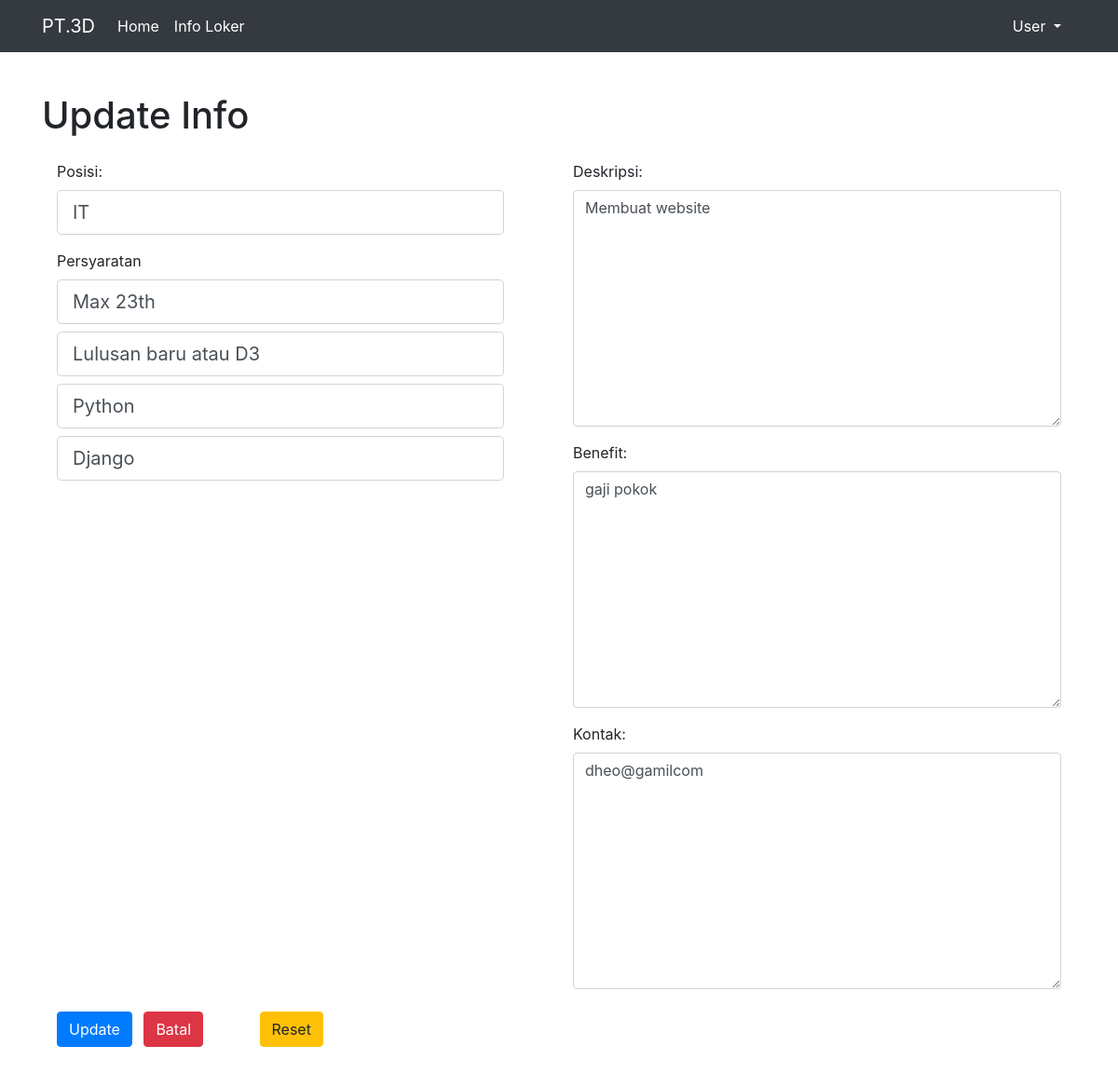
The app's page /user/updateinfo/1 with its own data.
### user/models.py (models this page shows, shortened)
class InfoModel(models.Model): # untuk info loker (admin)
    posisi      = models.CharField(max_length=50)
    syarat1     = models.CharField(max_length=100)
    syarat2     = models.CharField(max_length=100)
    syarat3     = models.CharField(max_length=100)
    syarat4     = models.CharField(max_length=100)
    deskripsi   = models.TextField()
    benefit     = models.TextField()
    kontak      = models.TextField()
    publish     = models.DateTimeField(auto_now_add=True)
    slug        = models.SlugField(blank=True, editable=False)

### user/views.py (the view)
# urls.py: re_path('updateinfo/(?P<pk>\d+)', UpdateInfo.as_view(), name='Update'),
class UpdateInfo(UpdateView):
    model = InfoModel
    form_class = FormInfo
    template_name = 'admin/update_info_loker.html'

### user/templates/admin/update_info_loker.html (shortened to what this page needs)
{% extends 'base.html' %}
{% block content %}
    <h1>Update Info</h1>
    <div class="container p-3 mb-5">
        <form method="POST" class="padding-25">
            <div class="row">
                <div class="col">
                    <div class="form-group">
                        <label for="{{form.posisi.id_for_label}}">{{form.posisi.label}}:</label>
                        <input value="{{form.posisi.value}}" type="text" class="form-control form-control-lg col-11" name="{{form.posisi.name}}" maxlength="{{form.posisi.max}}" placeholder="Posisi" required id={{form.posisi.id_for_label}}>
                      </div>
                      <div class="form-group">
                        <label for="{{form.persyaratan.id_for_label}}">Persyaratan</label>
                        <input value="{{form.syarat1.value}}" type="text" class="form-control form-control-lg col-11 mb-2" name="{{form.syarat1.name}}" maxlength="{{form.syarat1.max}}" placeholder="Usia" required id={{form.syarat1.id_for_label}}>
                        <input value="{{form.syarat2.value}}" type="text" class="form-control form-control-lg col-11 mb-2" name="{{form.syarat2.name}}" maxlength="{{form.syarat2.max}}" placeholder="Pendidikan" required id={{form.syarat2.id_for_label}}>
                        <input value="{{form.syarat3.value}}" type="text" class="form-control form-control-lg col-11 mb-2" name="{{form.syarat3.name}}" maxlength="{{form.syarat3.max}}" placeholder="Kualifikasi Khusus" required id={{form.syarat3.id_for_label}}>
                        <input value="{{form.syarat4.value}}" type="text" class="form-control form-control-lg col-11 mb-2" name="{{form.syarat4.name}}" maxlength="{{form.syarat4.max}}" placeholder="Kualifikasi Khusus" required id={{form.syarat4.id_for_label}}>
                      </div>
                </div>
                <div class="col">
                    <div class="form-group">
                        <label for="{{form.deskripsi.id_for_label}}">{{form.deskripsi.label}}:</label>
                        <textarea name="{{form.deskripsi.name}}" required id="{{form.deskripsi.id_for_label}}" rows="10" class="form-control">{{form.deskripsi.value}}</textarea>
                    </div>
                    <div class="form-group">
                      <label for="{{form.benefit.id_for_label}}">{{form.benefit.label}}:</label>
                      <textarea name="{{form.benefit.name}}" required id="{{form.benefit.id_for_label}}" rows="10" class="form-control">{{form.benefit.value}}</textarea>
                    </div>
                      <div class="form-group">
                        <label for="{{form.kontak.id_for_label}}">{{form.kontak.label}}:</label>
                        <textarea name="{{form.kontak.name}}" required id="{{form.kontak.id_for_label}}" rows="10" class="form-control">{{form.kontak.value}}</textarea>
                      </div>
                </div>
            </div>
              <button type="submit" class="btn btn-primary">Update</button>
              <a href="{% url 'user:login' %}" class="btn m-2 btn-danger">Batal</a>
              <button type="reset" class="btn btn-warning ml-5">Reset</button>
          </form>
    </div>
{% endblock content %}

### records on screen
InfoModel: posisi "IT", syarat1 "Max 23th", syarat2 "Lulusan baru atau D3", syarat3 "Python", syarat4 "Django", deskripsi "Membuat website", benefit "gaji pokok", kontak "dheo@gamilcom"
